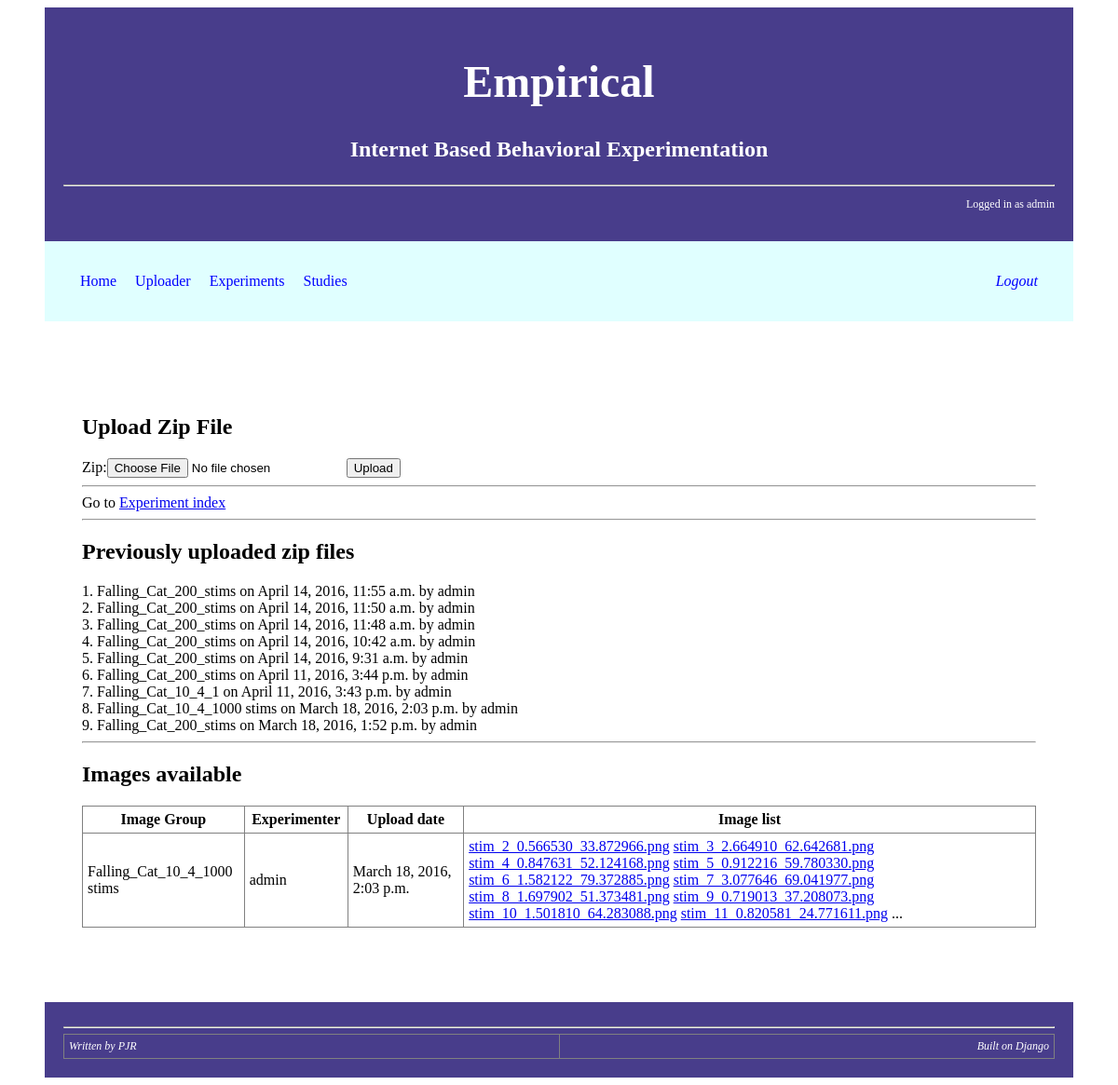
The app's page /uploader/ (signed in) with its own data.
### uploader/models.py (models this page shows, shortened)
class ZipUpload(models.Model):
    zip=models.FileField(upload_to=settings.ZIP_TMP)
    group=models.CharField(max_length=100)
    upload_date=models.DateTimeField(auto_now_add=True)
    upload_user=models.CharField(max_length=100)

class ExpImage(models.Model):
    filename=models.CharField(max_length=100)
    group=models.CharField(max_length=100)
    upload_date=models.DateTimeField(auto_now_add=True)
    upload_user=models.CharField(max_length=100)

### uploader/views.py (the view, shortened to what this page needs)
@login_required
def index(request):
    upload_form=ZipUploadForm()
    file_list=ZipUpload.objects.all().order_by('-upload_date')
    image_list=ExpImage.objects.all()
    image_groups={}
    for i in image_list:
        if i.group in image_groups.keys():
            image_groups[i.group][2].append(i.filename)
        else:
            image_groups[i.group]=[i.upload_user, i.upload_date, [i.filename]]
    return render(request, 'uploader_index.html',{'form':upload_form, 'zip_list':file_list, 'image_groups':image_groups, 'user':request.user})

### uploader/models.py
class ZipUploadForm(ModelForm):
    class Meta:
        model=ZipUpload
        fields=['zip']

### uploader/templates/uploader_index.html
{% extends "base_uploader.html" %}
{% block content %}
    <h2>Upload Zip File</h2>
    <form action="#" method="post" enctype="multipart/form-data">
        {% csrf_token %} {{form}}
        <input type="submit" value="Upload" />
    </form>
    <hr>
    Go to <a href="{% url 'exp_index' %}">Experiment index</a>
    <hr>
    <h2>Previously uploaded zip files</h2>
    {% for fn in zip_list %}
        {{forloop.counter}}. {{ fn.group }} on {{fn.upload_date}} by {{ fn.upload_user }}<br>
    {% endfor %}
    <hr>
    <h2>Images available</h2>
    <table>
    <tr><th>Image Group</th><th>Experimenter</th><th>Upload date</th><th>Image list</th></tr>
    {% for group,info in image_groups.items %}
        <tr>
        <td>{{ group }}</td> <td>{{ info.0 }}</td> <td>{{ info.1 }}</td>
            <td> {% for fn in info.2|slice:":10" %}
                <a href="/images/{{ group }}/{{ fn }}">{{ fn }}</a>
                {% endfor %}
                {% if info.2|length > 10 %}
                ...
                {%  endif %}
            </td>
        </tr>
    {% endfor %}
    </table>
{% endblock %}

### uploader/templates/base_uploader.html (shortened to what this page needs)
<!DOCTYPE html>
<html lang="en">
<head>
    {% load staticfiles %}
    <link type="text/css" rel="stylesheet" href="{% static 'empirical.css' %}"/>
</head>
<body>
<div id="header">
    {% block header %}
    <h1 align="center"><b>Empirical</b></h1>
    <p align="center"><b>Internet Based Behavioral Experimentation</b></p>
    <hr>
        <div style="font-size:50%">
            <p align="right">Logged in as {{ user }}</p>
        </div>
    {%  endblock %}
</div>
<div id="nav">
    <ul>
    <li><a href="{% url 'home' %}">Home</a></li>
    <li><a href="{% url 'uploader_index' %}">Uploader</a></li>
    <li><a href="{% url 'exp_index' %}">Experiments</a></li>
    <li><a href="{% url 'study_index' %}">Studies</a></li>
    <li style="float:right"><em><a href="{% url 'auth_logout' %}">Logout</a></em><li/>
    </ul>
</div>
<div id="content">
    {%  block content %}
    {%  endblock %}
</div>
<div id="footer">
    {% block footer %}
    <hr>
    <table width="100%">
        <tr>
            <td align="left"><em>Written by PJR</em></td>
            <td align="right"><em>Built on Django</em></td>
        </tr>
    </table>
    {%  endblock %}
</div>
</body>
</html>

### static/empirical.css (style rules this page uses)
#header { background-color: darkblue; color: white; font-size: 150%; padding: 20px; margin: 0px 40px 0px 40px; }
#footer { background-color: darkblue; color: white; padding:20px; margin: 0px 40px; font-size: 75% }
#content { padding: 40px 40px; margin: 40px 40px; font-size: 100%; }
#nav { background-color: lightcyan; padding: 10px; margin: 0px 40px 0px 40px; float: top; }
#nav ul { height: auto; padding: 8px 20px; }
#nav li { display: inline; }
#nav a { text-decoration: none; color: #00F; padding: 8px 8px 8px 8px; }
table { max-width: 100%; table-layout: fixed; word-wrap: break-word; border: 1px solid gray; border-collapse: collapse; }
th, td { padding: 5px; border: 1px solid gray; border-collapse: collapse; min-width: 100px; }

### uploader/templates/base_uploader.html (style rules this page uses)
#header { background-color: darkslateblue; }
#footer { background-color: darkslateblue; }

### records on screen
ZipUpload: group "Falling_Cat_200_stims", upload_date "April 14, 2016, 11:55 a.m.", upload_user "admin"
ZipUpload: group "Falling_Cat_200_stims", upload_date "April 14, 2016, 11:50 a.m.", upload_user "admin"
ZipUpload: group "Falling_Cat_200_stims", upload_date "April 14, 2016, 11:48 a.m.", upload_user "admin"
ZipUpload: group "Falling_Cat_200_stims", upload_date "April 14, 2016, 10:42 a.m.", upload_user "admin"
ZipUpload: group "Falling_Cat_200_stims", upload_date "April 14, 2016, 9:31 a.m.", upload_user "admin"
ZipUpload: group "Falling_Cat_200_stims", upload_date "April 11, 2016, 3:44 p.m.", upload_user "admin"
ZipUpload: group "Falling_Cat_10_4_1", upload_date "April 11, 2016, 3:43 p.m.", upload_user "admin"
ZipUpload: group "Falling_Cat_10_4_1000 stims", upload_date "March 18, 2016, 2:03 p.m.", upload_user "admin"
ZipUpload: group "Falling_Cat_200_stims", upload_date "March 18, 2016, 1:52 p.m.", upload_user "admin"
ExpImage: image_groups "Falling_Cat_10_4_1000 stims", upload_user "admin", upload_date "March 18, 2016, 2:03 p.m.", 2 "stim_2_0.566530_33.872966.png"
ExpImage: 2 "stim_3_2.664910_62.642681.png"
ExpImage: 2 "stim_4_0.847631_52.124168.png"
ExpImage: 2 "stim_5_0.912216_59.780330.png"
ExpImage: 2 "stim_6_1.582122_79.372885.png"
ExpImage: 2 "stim_7_3.077646_69.041977.png"
ExpImage: 2 "stim_8_1.697902_51.373481.png"
ExpImage: 2 "stim_9_0.719013_37.208073.png"
ExpImage: 2 "stim_10_1.501810_64.283088.png"
ExpImage: 2 "stim_11_0.820581_24.771611.png"

### other values on screen
{{ user }} "admin"
